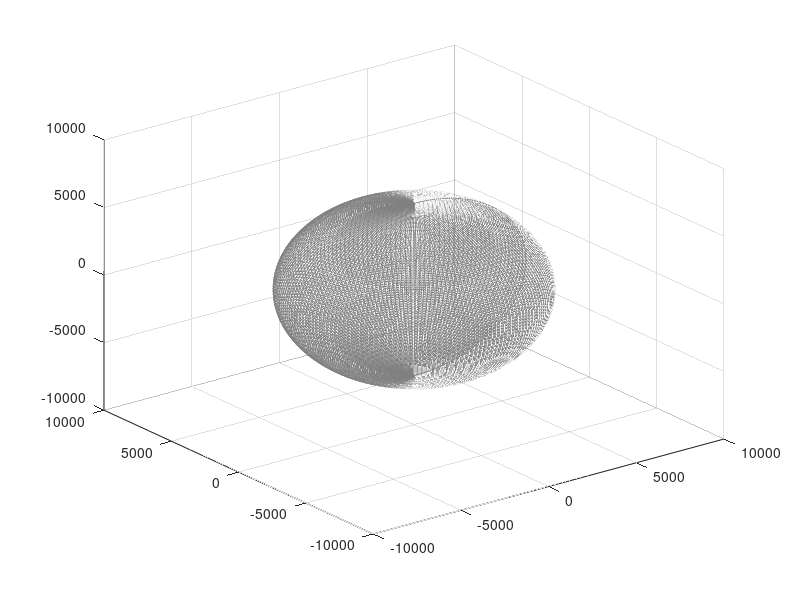

Write MATLAB code to recreate this figure. (Note: this script raises an error after producing the figure.)
function plot_terra


%% Textured 3D Earth example
%
% Ryan Gray
% 8 Sep 2004
% Revised 9 March 2006, 31 Jan 2006, 16 Oct 2013
%% Options
npanels = 180;   % Number of globe panels around the equator deg/panel = 360/npanels
alpha   = 1; % globe transparency level, 1 = opaque, through 0 = invisible
%GMST0 = []; % Don't set up rotatable globe (ECEF)
GMST0 = 4.89496121282306; % Set up a rotatable globe at J2000.0
% Earth texture image
% Anything imread() will handle, but needs to be a 2:1 unprojected globe
% image.
image_file = 'Earth.png';
% Mean spherical earth
erad    = 6371.0087714; % equatorial radius (meters)
prad    = 6371.0087714; % polar radius (meters)
erot    = 7.2921158553e-5; % earth rotation rate (radians/sec) 
%% Create figure
% figure(1);
% hold on;
% Turn off the normal axes
%set(gca, 'NextPlot','add', 'Visible','off');
% axis equal;
% axis auto;
% Set initial view
%view(0,40);
% axis vis3d;
%% Create wireframe globe
% Create a 3D meshgrid of the sphere points using the ellipsoid function
[x, y, z] = ellipsoid(0, 0, 0, erad, erad, prad, npanels);
globe = surf(x, y, -z, 'FaceColor', 'none', 'EdgeColor', 0.5*[1 1 1]);
if ~isempty(GMST0)
    hgx = hgtransform;
    set(hgx,'Matrix', makehgtform('zrotate',GMST0));
    set(globe,'Parent',hgx);
end
%% Texturemap the globe
% Load Earth image for texture map
cdata = imread(image_file);
% Set image as color data (cdata) property, and set face color to indicate
% a texturemap, which Matlab expects to be in cdata. Turn off the mesh edges.
set(globe, 'FaceColor', 'texturemap', 'CData', cdata, 'FaceAlpha', alpha, 'EdgeColor', 'none');
hold on;